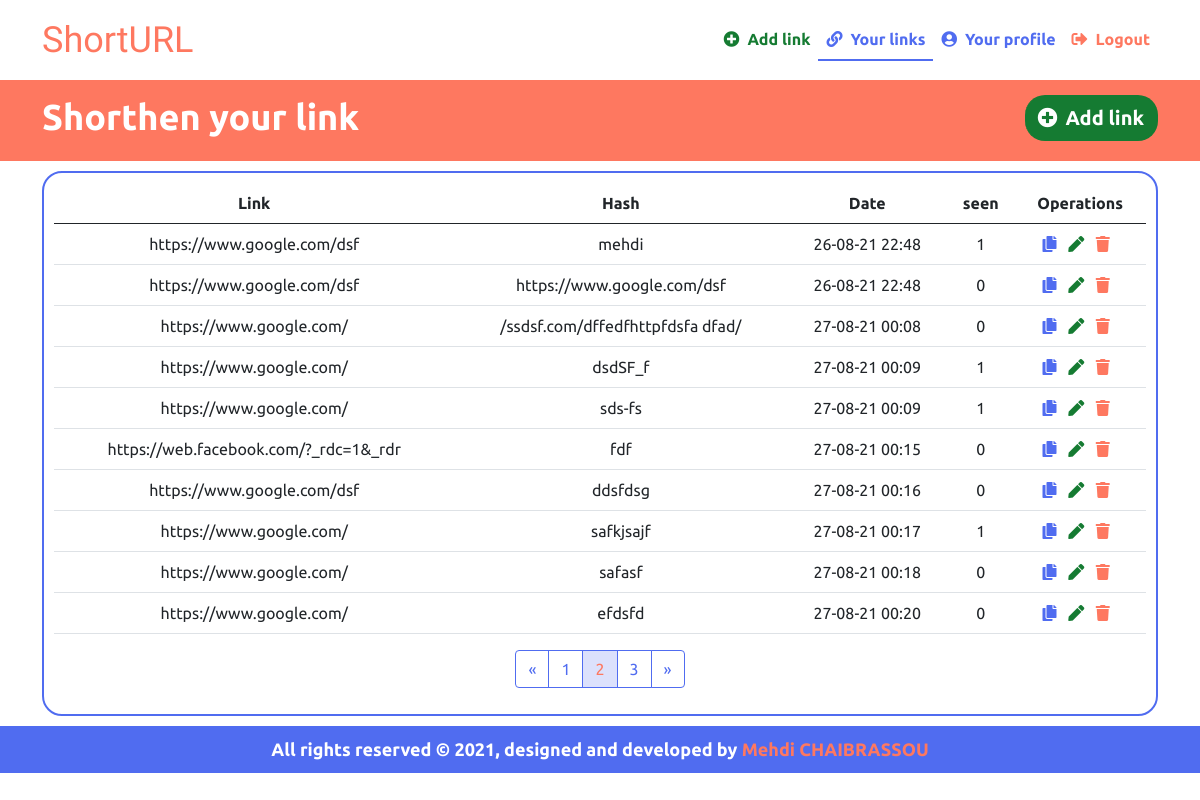
/links/?page=2 (signed in), run on the app's committed database.
### shorthen/models.py (models this page shows)
class UrlWithAccount(models.Model):
    url = models.URLField(max_length=255)
    shorthen_link_id = models.CharField(max_length=255,unique=True)
    date = models.DateTimeField(auto_now_add=True)
    seen = models.IntegerField(default=0)
    user = models.ForeignKey(User,on_delete=models.CASCADE)

### shorthen/views.py (the view)
# urls.py: path('links/',views.YourLinks,name="your_links"),
@login_required
def YourLinks(request):
    current_user = request.user
    links = UrlWithAccount.objects.filter(user=current_user)
    paginator = Paginator(links, 10)
    page_number = request.GET.get('page')
    page_obj = paginator.get_page(page_number)
    context={'links':page_obj,'yourLinksActive':'color-text-second_active'}
    return render(request,'pages/your_links.html',context)

### templates/pages/your_links.html (shortened to what this page needs)
{% extends '../models/base.html' %}
{% block content %}
<div class="bg-main">
  <div class="container">
    <div class="createLinkover">
      <div class="row">
        <div class="col-sm-6">
          <h1>Shorthen your link</h1>
        </div>
        <div class="col-sm-6 text-end">
          <a class="btn btn_add" href="{% url 'index' %}"><i class="fas fa-plus-circle me-2"></i>Add link</a>
        </div>
      </div>
    </div>
  </div>
</div>
<div class="">
  <div class="container">
    <div class="yourlink_table table-responsive">
      <table class="table table-hover text-center">
        <thead>
          <tr>
            <th>Link</th>
            <th>Hash</th>
            <th>Date</th>
            <th>seen</th>
            <th>Operations</th>
          </tr>
        </thead>
        <tbody>
          {% for link in links %}
          <tr>
            <td>{{ link.url }}</td>
            <td>{{ link.shorthen_link_id }}</td>
            <td>{{ link.date|date:"d-m-y H:i" }}</td>
            <td>{{ link.seen }}</td>
            <td>
              <a id="{{link.shorthen_link_id}}" onclick="return copyLink('{{link.shorthen_link_id}}')"
                class="btn_copy"><i class="fas fa-copy me-2"></i></a>
              <a href="{% url 'update_link' id=link.id %}" class="btn_update"><i class="fas fa-pen me-2"></i></a>
              <a href="#box{{link.shorthen_link_id}}" class="btn_delete" data-bs-toggle="modal" role="button"><i
                  class="fas fa-trash me-2"></i></a>
    </div>
    </td>
    </tr>
    {% empty %}
    <div class="alert alert-success border" role="alert">
      You don't have a links
    </div>
    {% endfor %}
    <nav class="w-100">
      <ul class="pagination d-flex justify-content-center">
        {% if links.has_previous %}
        <li class="page-item">
          <a class="page-link" href="?page={{ links.previous_page_number }}" aria-label="Previous">
            <span aria-hidden="true">&laquo;</span>
          </a>
        </li>
        {% endif %}
        {% for i in links.paginator.page_range %}
          {% if links.number == i %}
          <li class="page-item"><a class="page-link selected" href="?page={{ i }}">{{ i }}</a></li>
          {% elif i > links.number|add:'-5' and i < links.number|add:'5' %}
          <li class="page-item"><a class="page-link" href="?page={{ i }}">{{i}}</a></li>
          {% endif %}
        {% endfor %}
        {% if links.has_next %}
        <li class="page-item">
          <a class="page-link" href="?page={{ links.next_page_number }}" aria-label="Next">
            <span aria-hidden="true">&raquo;</span>
          </a>
        </li>
        {% endif %}
      </ul>
    </nav>
{% load static %}
{% endblock %}

### templates/static/style.css (style rules this page uses)
:root { --primary: #FE7860; --second: #506CF0; --white: #FFFFFF; --black: #000000; --gris: #A6C0CD; --green: #157B32; --primary_rbg_code: 254, 120, 96; --green_rbg_code: 21, 123, 50; --second_rbg_code: 80,108,240; }
body { font-family: 'Ubuntu', sans-serif; }
.bg-main { background-color: var(--primary); }
h1 { color: var(--white); font-weight: bold; font-size: 36px; }
.createLinkover { padding: 15px 0px; }
* { box-sizing: border-box; }
.btn_add { font-weight: bold; font-size: 20px; background-color: var(--green); color: var(--white); border-radius: 20px; border: 2px solid var(--green); width: auto; height: auto; border-left: none; }
.btn_copy { color: var(--second); }
.btn_update { color: var(--green); }
.btn_delete { color: var(--primary); }
.yourlink_table { border: 2px solid var(--second); border-radius: 20px; margin: 10px 0px; padding: 10px; }
.page-link { color: var(--second); border-color: var(--second); }
.selected { background-color: rgba(var(--second_rbg_code), 0.2); color: var(--primary); border-color: var(--second); }

### data on the page
UrlWithAccount: url "https://www.google.com/dsf", shorthen_link_id "mehdi", date "26-08-21 22:48", seen "1"
UrlWithAccount: url "https://www.google.com/dsf", shorthen_link_id "https://www.google.com/dsf", date "26-08-21 22:48", seen "0"
UrlWithAccount: url "https://www.google.com/", shorthen_link_id "/ssdsf.com/dffedfhttpfdsfa dfad/", date "27-08-21 00:08", seen "0"
UrlWithAccount: url "https://www.google.com/", shorthen_link_id "dsdSF_f", date "27-08-21 00:09", seen "1"
UrlWithAccount: url "https://www.google.com/", shorthen_link_id "sds-fs", date "27-08-21 00:09", seen "1"
UrlWithAccount: url "https://web.facebook.com/?_rdc=1&_rdr", shorthen_link_id "fdf", date "27-08-21 00:15", seen "0"
UrlWithAccount: url "https://www.google.com/dsf", shorthen_link_id "ddsfdsg", date "27-08-21 00:16", seen "0"
UrlWithAccount: url "https://www.google.com/", shorthen_link_id "safkjsajf", date "27-08-21 00:17", seen "1"
UrlWithAccount: url "https://www.google.com/", shorthen_link_id "safasf", date "27-08-21 00:18", seen "0"
UrlWithAccount: url "https://www.google.com/", shorthen_link_id "efdsfd", date "27-08-21 00:20", seen "0"

### other printed values
{{ i }} "1" "3"
{{ i }} "2"
